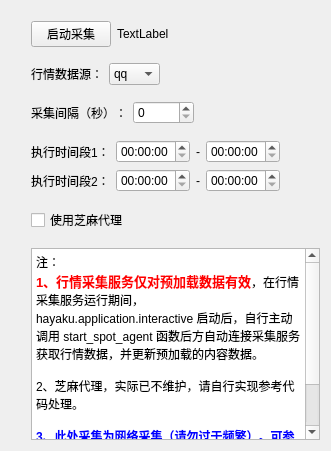
      <widget class="QWidget" name="tab">
       <attribute name="title">
        <string>行情采集服务</string>
       </attribute>
       <layout class="QVBoxLayout" name="verticalLayout_2">
        <item>
         <spacer name="verticalSpacer_3">
          <property name="orientation">
           <enum>Qt::Vertical</enum>
          </property>
          <property name="sizeType">
           <enum>QSizePolicy::Minimum</enum>
          </property>
          <property name="sizeHint" stdset="0">
           <size>
            <width>20</width>
            <height>10</height>
           </size>
          </property>
         </spacer>
        </item>
        <item>
         <layout class="QHBoxLayout" name="horizontalLayout_15">
          <property name="leftMargin">
           <number>20</number>
          </property>
          <item>
           <widget class="QPushButton" name="collect_start_pushButton">
            <property name="text">
             <string>启动采集</string>
            </property>
           </widget>
          </item>
          <item>
           <widget class="QLabel" name="collect_status_label">
            <property name="text">
             <string>TextLabel</string>
            </property>
           </widget>
          </item>
          <item>
           <spacer name="horizontalSpacer">
            <property name="orientation">
             <enum>Qt::Horizontal</enum>
            </property>
            <property name="sizeHint" stdset="0">
             <size>
              <width>40</width>
              <height>20</height>
             </size>
            </property>
           </spacer>
          </item>
         </layout>
        </item>
        <item>
         <spacer name="verticalSpacer">
          <property name="orientation">
           <enum>Qt::Vertical</enum>
          </property>
          <property name="sizeType">
           <enum>QSizePolicy::Fixed</enum>
          </property>
          <property name="sizeHint" stdset="0">
           <size>
            <width>20</width>
            <height>10</height>
           </size>
          </property>
         </spacer>
        </item>
        <item>
         <layout class="QHBoxLayout" name="horizontalLayout_13">
          <property name="leftMargin">
           <number>20</number>
          </property>
          <item>
           <widget class="QLabel" name="label_39">
            <property name="text">
             <string>行情数据源：</string>
            </property>
           </widget>
          </item>
          <item>
           <widget class="QComboBox" name="collect_source_comboBox">
            <item>
             <property name="text">
              <string>qq</string>
             </property>
            </item>
            <item>
             <property name="text">
              <string>qmt</string>
             </property>
            </item>
           </widget>
          </item>
          <item>
           <spacer name="horizontalSpacer_2">
            <property name="orientation">
             <enum>Qt::Horizontal</enum>
            </property>
            <property name="sizeHint" stdset="0">
             <size>
              <width>40</width>
              <height>20</height>
             </size>
            </property>
           </spacer>
          </item>
         </layout>
        </item>
        <item>
         <spacer name="verticalSpacer_2">
          <property name="orientation">
           <enum>Qt::Vertical</enum>
          </property>
          <property name="sizeType">
           <enum>QSizePolicy::Fixed</enum>
          </property>
          <property name="sizeHint" stdset="0">
           <size>
            <width>20</width>
            <height>10</height>
           </size>
          </property>
         </spacer>
        </item>
        <item>
         <layout class="QHBoxLayout" name="horizontalLayout_10">
          <property name="leftMargin">
           <number>20</number>
          </property>
          <item>
           <widget class="QLabel" name="label_23">
            <property name="text">
             <string>采集间隔（秒）：</string>
            </property>
           </widget>
          </item>
          <item>
           <widget class="QSpinBox" name="collect_sample_spinBox">
            <property name="maximum">
             <number>86400</number>
            </property>
           </widget>
          </item>
          <item>
           <spacer name="horizontalSpacer_3">
            <property name="orientation">
             <enum>Qt::Horizontal</enum>
            </property>
            <property name="sizeHint" stdset="0">
             <size>
              <width>40</width>
              <height>20</height>
             </size>
            </property>
           </spacer>
          </item>
         </layout>
        </item>
        <item>
         <spacer name="verticalSpacer_4">
          <property name="orientation">
           <enum>Qt::Vertical</enum>
          </property>
          <property name="sizeType">
           <enum>QSizePolicy::Minimum</enum>
          </property>
          <property name="sizeHint" stdset="0">
           <size>
            <width>20</width>
            <height>10</height>
           </size>
          </property>
         </spacer>
        </item>
        <item>
         <layout class="QHBoxLayout" name="horizontalLayout_8">
          <property name="leftMargin">
           <number>20</number>
          </property>
          <item>
           <widget class="QLabel" name="label_21">
            <property name="text">
             <string>执行时间段1：</string>
            </property>
           </widget>
          </item>
          <item>
           <layout class="QHBoxLayout" name="horizontalLayout_6">
            <item>
             <widget class="QTimeEdit" name="collect_phase1_start_timeEdit">
              <property name="currentSection">
               <enum>QDateTimeEdit::HourSection</enum>
              </property>
             </widget>
            </item>
            <item>
             <widget class="QLabel" name="label_22">
              <property name="text">
               <string>-</string>
              </property>
             </widget>
            </item>
            <item>
             <widget class="QTimeEdit" name="collect_phase1_last_timeEdit"/>
            </item>
            <item>
             <spacer name="horizontalSpacer_4">
              <property name="orientation">
               <enum>Qt::Horizontal</enum>
              </property>
              <property name="sizeHint" stdset="0">
               <size>
                <width>40</width>
                <height>20</height>
               </size>
              </property>
             </spacer>
            </item>
           </layout>
          </item>
         </layout>
        </item>
        <item>
         <layout class="QHBoxLayout" name="horizontalLayout_9">
          <property name="leftMargin">
           <number>20</number>
          </property>
          <item>
           <widget class="QLabel" name="label_37">
            <property name="text">
             <string>执行时间段2：</string>
            </property>
           </widget>
          </item>
          <item>
           <layout class="QHBoxLayout" name="horizontalLayout_7">
            <item>
             <widget class="QTimeEdit" name="collect_phase2_start_timeEdit">
              <property name="currentSection">
               <enum>QDateTimeEdit::HourSection</enum>
              </property>
             </widget>
            </item>
            <item>
             <widget class="QLabel" name="label_38">
              <property name="text">
               <string>-</string>
              </property>
             </widget>
            </item>
            <item>
             <widget class="QTimeEdit" name="collect_phase2_last_timeEdit"/>
            </item>
            <item>
             <spacer name="horizontalSpacer_5">
              <property name="orientation">
               <enum>Qt::Horizontal</enum>
              </property>
              <property name="sizeHint" stdset="0">
               <size>
                <width>40</width>
                <height>20</height>
               </size>
              </property>
             </spacer>
            </item>
           </layout>
          </item>
         </layout>
        </item>
        <item>
         <spacer name="verticalSpacer_5">
          <property name="orientation">
           <enum>Qt::Vertical</enum>
          </property>
          <property name="sizeType">
           <enum>QSizePolicy::Minimum</enum>
          </property>
          <property name="sizeHint" stdset="0">
           <size>
            <width>20</width>
            <height>10</height>
           </size>
          </property>
         </spacer>
        </item>
        <item>
         <layout class="QHBoxLayout" name="horizontalLayout_16">
          <property name="leftMargin">
           <number>20</number>
          </property>
          <property name="topMargin">
           <number>0</number>
          </property>
          <item>
           <widget class="QCheckBox" name="collect_use_zhima_checkBox">
            <property name="sizePolicy">
             <sizepolicy hsizetype="Preferred" vsizetype="Fixed">
              <horstretch>0</horstretch>
              <verstretch>0</verstretch>
             </sizepolicy>
            </property>
            <property name="text">
             <string>使用芝麻代理</string>
            </property>
           </widget>
          </item>
         </layout>
        </item>
        <item>
         <spacer name="verticalSpacer_6">
          <property name="orientation">
           <enum>Qt::Vertical</enum>
          </property>
          <property name="sizeType">
           <enum>QSizePolicy::Minimum</enum>
          </property>
          <property name="sizeHint" stdset="0">
           <size>
            <width>20</width>
            <height>10</height>
           </size>
          </property>
         </spacer>
        </item>
        <item>
         <layout class="QHBoxLayout" name="horizontalLayout_17">
          <property name="leftMargin">
           <number>20</number>
          </property>
          <property name="topMargin">
           <number>0</number>
          </property>
          <item>
           <widget class="QTextBrowser" name="textBrowser">
            <property name="html">
             <string>&lt;!DOCTYPE HTML PUBLIC &quot;-//W3C//DTD HTML 4.0//EN&quot; &quot;http://www.w3.org/TR/REC-html40/strict.dtd&quot;&gt;
&lt;html&gt;&lt;head&gt;&lt;meta name=&quot;qrichtext&quot; content=&quot;1&quot; /&gt;&lt;meta charset=&quot;utf-8&quot; /&gt;&lt;style type=&quot;text/css&quot;&gt;
p, li { white-space: pre-wrap; }
hr { height: 1px; border-width: 0; }
li.unchecked::marker { content: &quot;\2610&quot;; }
li.checked::marker { content: &quot;\2612&quot;; }
&lt;/style&gt;&lt;/head&gt;&lt;body style=&quot; font-size:13pt; font-weight:400; font-style:normal;&quot;&gt;
&lt;p style=&quot; margin-top:0px; margin-bottom:0px; margin-left:0px; margin-right:0px; -qt-block-indent:0; text-indent:0px;&quot;&gt;&lt;span style=&quot; font-size:9pt;&quot;&gt;注：&lt;/span&gt;&lt;/p&gt;
&lt;p style=&quot; margin-top:0px; margin-bottom:0px; margin-left:0px; margin-right:0px; -qt-block-indent:0; text-indent:0px;&quot;&gt;&lt;span style=&quot; font-size:10pt; font-weight:600; color:#ff0000;&quot;&gt;1、行情采集服务仅对预加载数据有效&lt;/span&gt;&lt;span style=&quot; font-size:9pt;&quot;&gt;，在行情采集服务运行期间，hayaku.application.interactive 启动后，自行主动调用 start_spot_agent 函数后方自动连接采集服务获取行情数据，并更新预加载的内容数据。&lt;/span&gt;&lt;/p&gt;
&lt;p style=&quot;-qt-paragraph-type:empty; margin-top:0px; margin-bottom:0px; margin-left:0px; margin-right:0px; -qt-block-indent:0; text-indent:0px; font-size:9pt;&quot;&gt;&lt;br /&gt;&lt;/p&gt;
&lt;p style=&quot; margin-top:0px; margin-bottom:0px; margin-left:0px; margin-right:0px; -qt-block-indent:0; text-indent:0px;&quot;&gt;&lt;span style=&quot; font-size:9pt;&quot;&gt;2、芝麻代理，实际已不维护，请自行实现参考代码处理。&lt;/span&gt;&lt;/p&gt;
&lt;p style=&quot;-qt-paragraph-type:empty; margin-top:0px; margin-bottom:0px; margin-left:0px; margin-right:0px; -qt-block-indent:0; text-indent:0px; font-size:9pt;&quot;&gt;&lt;br /&gt;&lt;/p&gt;
&lt;p style=&quot; margin-top:0px; margin-bottom:0px; margin-left:0px; margin-right:0px; -qt-block-indent:0; text-indent:0px;&quot;&gt;&lt;span style=&quot; font-size:9pt; font-weight:696; color:#0000ff;&quot;&gt;3、此处采集为网络采集（请勿过于频繁）。可参考安装目录下gui子目录下的 start_qmt.py（miniqmt已不可用）自行实现自有数据源的接入。&lt;/span&gt;&lt;/p&gt;&lt;/body&gt;&lt;/html&gt;</string>
            </property>
           </widget>
          </item>
         </layout>
        </item>
       </layout>
      </widget>
